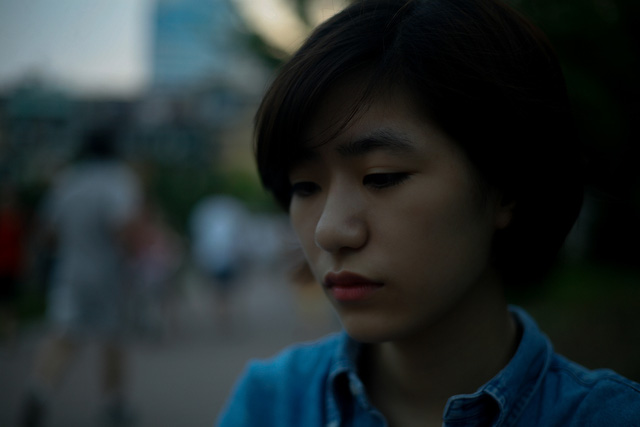
#> input picture img/Brightness/camera.jpg, 640 x 427 px
$ python brightness.py
#> lines starting #> are read from the running program, lines starting #| are printed output that depends on the picture
#> further down, img is the input picture: PIL image 640x427 RGB; mean R, G, B 36.6, 45.3, 46.8
from PIL import Image, ImageFilter, ImageStat, ImageEnhance
import os.path
from os import path


def main():
    """
        @param: The file contains photos

        @return: Check the path file whether it exists or not
    """
    im = Image.open("./img/Brightness/camera.jpg")

    # Check the path file whether it exists or not
    print ("file exist:"+str(path.exists('./img/Brightness/camera.jpg')))
    print ("File exists:" + str(path.exists('./img/Brightness/camera.pdf')))
    print ("Directory exists:" + str(path.exists('./img/Brightness/camera.jpg')))

    # To check if the path points to a directory or not
    print ("Is it Directory?" + str(path.isdir('./img/Brightness/camera.jpg')))
    print ("Is it Directory?" + str(path.isdir('./img')))

    enhancer = ImageEnhance.Brightness(im)
    enhanced_im = enhancer.enhance(1.8)
    enhanced_im.save("./img/Brightness/camera.jpg")


class _Enhance:
    """
        @param: A floating point value controlling the enhancement.
                Factor 1.0 always returns a copy of the original image.
                Lower factors mean less color (brightness, contrast,
                etc), and higher values more.
                There are no restrictions on this value.

        @returns: an enhanced image.
    """
    def enhance(self, factor):
        return Image.blend(self.degenerate, self.image, factor)


class Color(_Enhance):
    """
        @param: This class can be used to adjust the colour balance of an image.
                An enhancement factor of 0.0 gives a black and white image.
                A factor of 1.0 gives the original image.

        @return: Adjust image color balance.
    """
    def __init__(self, image):
        self.image = image
        self.intermediate_mode = 'L'
        if 'A' in image.getbands():
            self.intermediate_mode = 'LA'

        self.degenerate = image.convert(self.intermediate_mode).convert(image.mode)
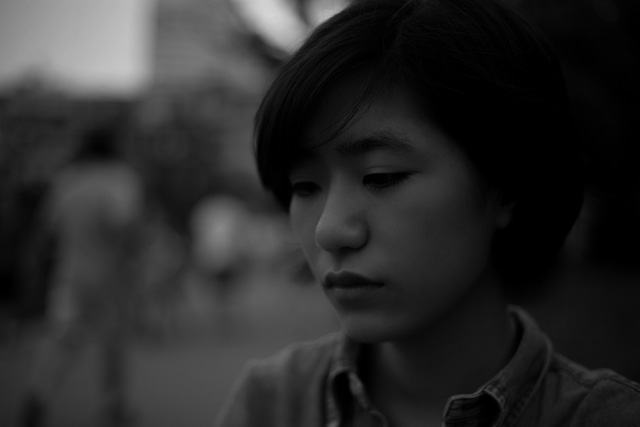
#> self.degenerate: PIL image 640x427 RGB; min 0, max 215, mean 42.9


class Contrast(_Enhance):
    """
        @param: This class can be used to control the contrast of an image.
                An enhancement factor of 0.0 gives a solid grey image.
                A factor of 1.0 gives the original image.

        @return: Adjust image contrast.
    """
    def __init__(self, image):
        self.image = image
        mean = int(ImageStat.Stat(image.convert("L")).mean[0] + 0.5)
#> mean = 43
        self.degenerate = Image.new("L", image.size, mean).convert(image.mode)
#> self.degenerate: PIL image 640x427 RGB; every value is 43

        if 'A' in image.getbands():
            self.degenerate.putalpha(image.split()[-1])


class Brightness(_Enhance):
    """
        @param: This class can be used to control the brighntess of an image.
                An enhancement factor of 0.0 gives a black image.
                A factor of 1.0 gives the original image.

        @return: Adjust image brightness.
    """
    def __init__(self, image):
        self.image = image
        self.degenerate = Image.new(image.mode, image.size, 0)
#> self.degenerate: PIL image 640x427 RGB; every value is 0

        if 'A' in image.getbands():
            self.degenerate.putalpha(image.split()[-1])
        print(self.image)
#| <PIL.JpegImagePlugin.JpegImageFile image mode=RGB size=640x427 at 0x7F37A4EF2550>


class Sharpness(_Enhance):
    """
        @param: This class can be used to adjust the sharpness of an image.
        An enhancement factor of 0.0 gives a blurred image,
        a factor of 1.0 gives the original image, and a factor of 2.0 gives a sharpened image.

        @return: Adjust image sharpness.
    """
    def __init__(self, image):
        self.image = image
        self.degenerate = image.filter(ImageFilter.SMOOTH)

        if 'A' in image.getbands():
            self.degenerate.putalpha(image.split()[-1])

# call class
img = Image.open("./img/Brightness/camera.jpg")
img = Color(img)
img = Contrast(img.image)
img = Brightness(img.image)
img = Sharpness(img.image)
img.image.show()


if __name__== "__main__":
   main()
#> in main, `enhanced_im = enhancer.enhance(1.8)`:
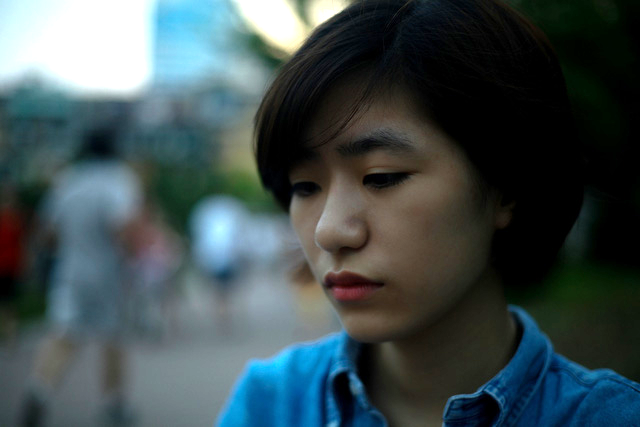
#> enhanced_im: PIL image 640x427 RGB; mean R, G, B 63.8, 78.5, 80.9

$ run again, with img/Brightness/psyche.jpg copied over img/Brightness/camera.jpg
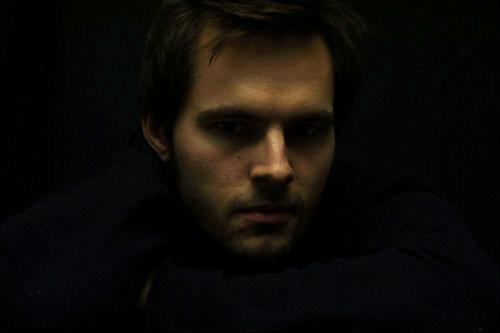
#> input picture img/Brightness/psyche.jpg, 500 x 333 px
#> img is the input picture: PIL image 500x333 RGB; mean R, G, B 14.3, 11.4, 8.1
#> in __init__, `self.degenerate = image.convert(self.intermediate_mode).convert(image...`:
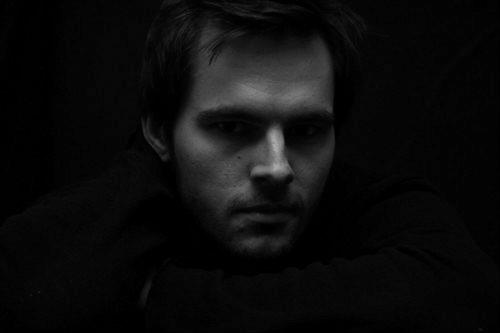
#> self.degenerate: PIL image 500x333 RGB; min 0, max 175, mean 11.9
#> mean = 12
#| <PIL.JpegImagePlugin.JpegImageFile image mode=RGB size=500x333 at 0x7F37A4EFB590>
#> in main, `enhanced_im = enhancer.enhance(1.8)`:
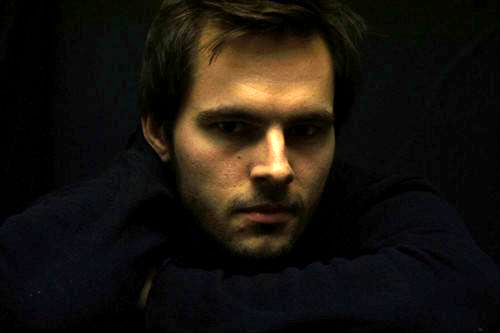
#> enhanced_im: PIL image 500x333 RGB; mean R, G, B 25.1, 20.1, 14.2
